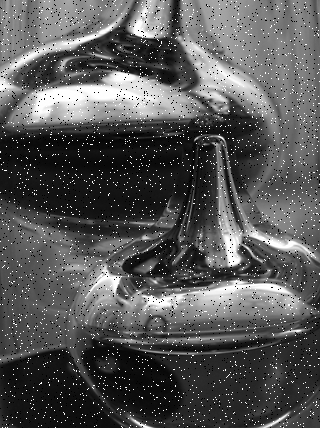
#> input picture noise_image.png, 320 x 428 px
$ python main.py
#> lines starting #> are read from the running program, lines starting #| are printed output that depends on the picture
#> further down, image is the input picture: shape (428, 320); min 0, max 255, mean 86.8
import cv2
import matplotlib.pyplot as plt
import numpy as np
import pathlib

def mean_filter(img):

    mean_size = 3
    ker = np.array([[1]*mean_size]*mean_size)/(mean_size**2)
    xs = img.shape[0]-(ker.shape[0]-1)
#> xs = 426
    ys = img.shape[1]-(ker.shape[1]-1)
#> ys = 318
    conv_mat = np.zeros((xs,ys))

    for i in range(xs):
        for j in range(ys):
            conv_mat[i][j] = (img[i:i+ker.shape[0],j:j+ker.shape[1]]*ker).sum()
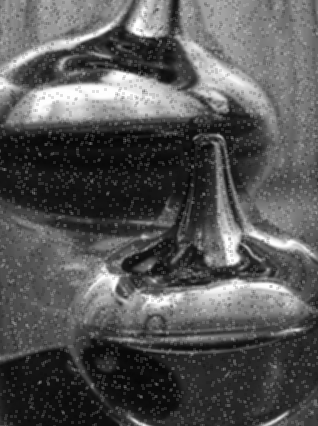
#> conv_mat: shape (426, 318) float64; min 5.56, max 254.7, mean 86.9

    return conv_mat.astype(np.uint8)

def median_filter(img):
    median_size = 3
    ker = np.array([[1]*median_size]*median_size)
    xs = img.shape[0]-(ker.shape[0]-1)
#> xs = 426
    ys = img.shape[1]-(ker.shape[1]-1)
#> ys = 318
    conv_mat = np.zeros((xs,ys))

    for i in range(xs):
        for j in range(ys):
            conv_mat[i][j] = np.median(img[i:i+ker.shape[0],j:j+ker.shape[1]])
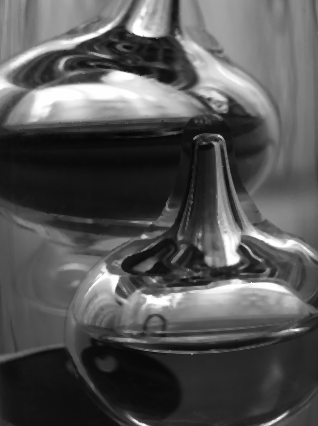
#> conv_mat: shape (426, 318) float64; min 5, max 255, mean 84.7

    return conv_mat.astype(np.uint8)

def img_hist(name,img):


#> called with name = 'result/img_hist'
    xs = img.shape[0]
#> xs = 428
    ys = img.shape[1]
#> ys = 320
    x = range(0,256)
    y = [0]*256
    for i in range(xs):
        for j in range(ys):
            y[img[i][j]] += 1

    fig = plt.figure(name)
    plt.ylim(0,4000)
    plt.bar(x,y)
    plt.savefig(name)
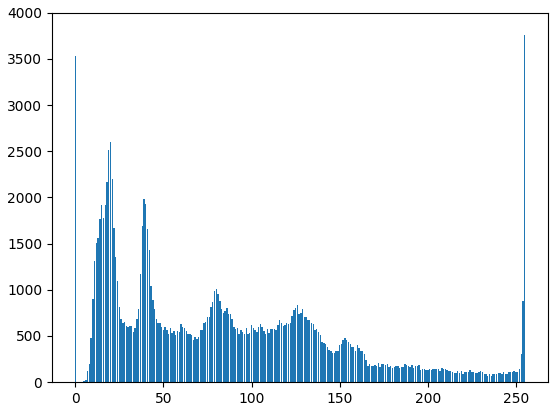
#> figure drawn by matplotlib, 1 panel; tallest bar 3761 high, from x = 254.6 to 255.4

if __name__ == '__main__':

    image = cv2.imread('noise_image.png',0) #read the image
    result_folder = "result"

    pathlib.Path(f"{result_folder}").mkdir(parents=True, exist_ok=True)

    image_mean = mean_filter(image)
    image_median = median_filter(image)
    img_hist(result_folder+'/img_hist',image)
    img_hist(result_folder+'/img_mean_hist',image_mean)
#> call 2 of img_hist, with name = 'result/img_mean_hist'
#> in img_hist (call 2), `plt.savefig(name)`:
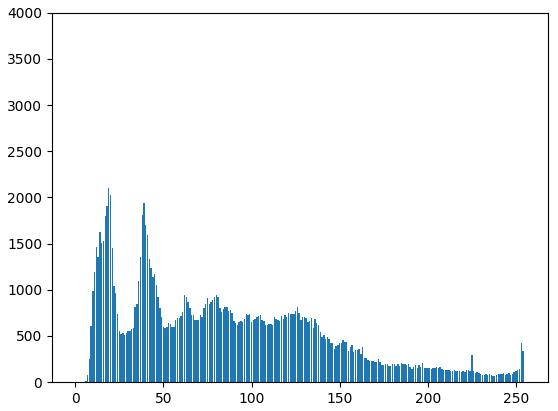
#> figure drawn by matplotlib, 1 panel; tallest bar 2105 high, from x = 18.6 to 19.4
    img_hist(result_folder+'/img_median_hist',image_median)
    cv2.imwrite(result_folder+'/img_mean.png',image_mean)
    cv2.imwrite(result_folder+'/img_median.png',image_median)
    cv2.waitKey(0)
